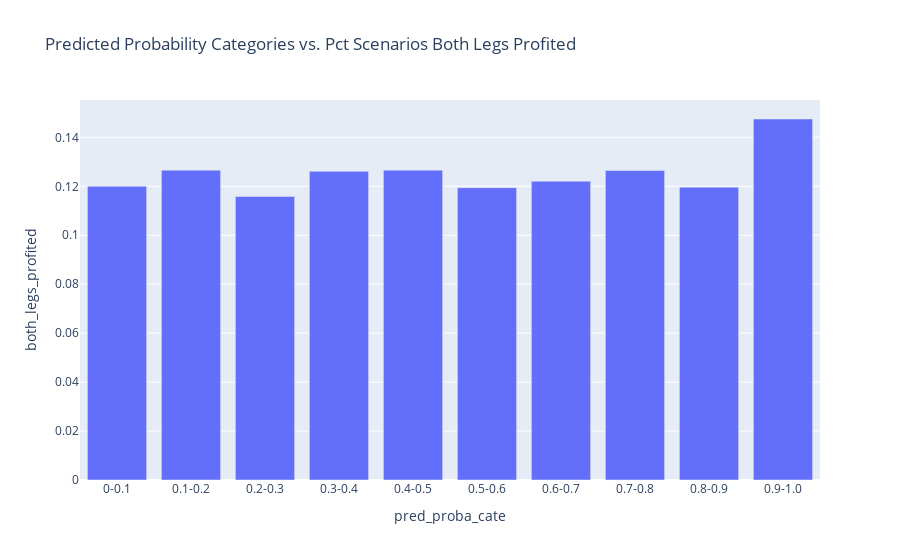

Notebook source saved alongside this figure:
### Code cell
fig = px.bar(agg_prob_bothlegprof, x='pred_proba_cate', y='both_legs_profited', title='Predicted Probability Categories vs. Pct Scenarios Both Legs Profited')
fig.show()

### Figure 1 — Plotly figure (JSON) as saved in the notebook; plotly's stock layout.template omitted (floating-point values rounded to 4 significant figures)
{"data": [{"alignmentgroup": "True", "hovertemplate": "pred_proba_cate=%{x}<br>both_legs_profited=%{y}<extra></extra>", "legendgroup": "", "marker": {"color": "#636efa", "pattern": {"shape": ""}}, "name": "", "offsetgroup": "", "orientation": "v", "showlegend": false, "textposition": "auto", "type": "bar", "x": ["0-0.1", "0.1-0.2", "0.2-0.3", "0.3-0.4", "0.4-0.5", "0.5-0.6", "0.6-0.7", "0.7-0.8", "0.8-0.9", "0.9-1.0"], "xaxis": "x", "y": [0.12, 0.1266, 0.1158, 0.1261, 0.1266, 0.1194, 0.1221, 0.1265, 0.1196, 0.1475], "yaxis": "y"}], "layout": {"autosize": true, "barmode": "relative", "legend": {"tracegroupgap": 0}, "title": {"text": "Predicted Probability Categories vs. Pct Scenarios Both Legs Profited"}, "xaxis": {"anchor": "y", "autorange": true, "domain": [0, 1], "range": [-0.5, 9.5], "title": {"text": "pred_proba_cate"}, "type": "category"}, "yaxis": {"anchor": "x", "autorange": true, "domain": [0, 1], "range": [0, 0.1553], "title": {"text": "both_legs_profited"}, "type": "linear"}}}
